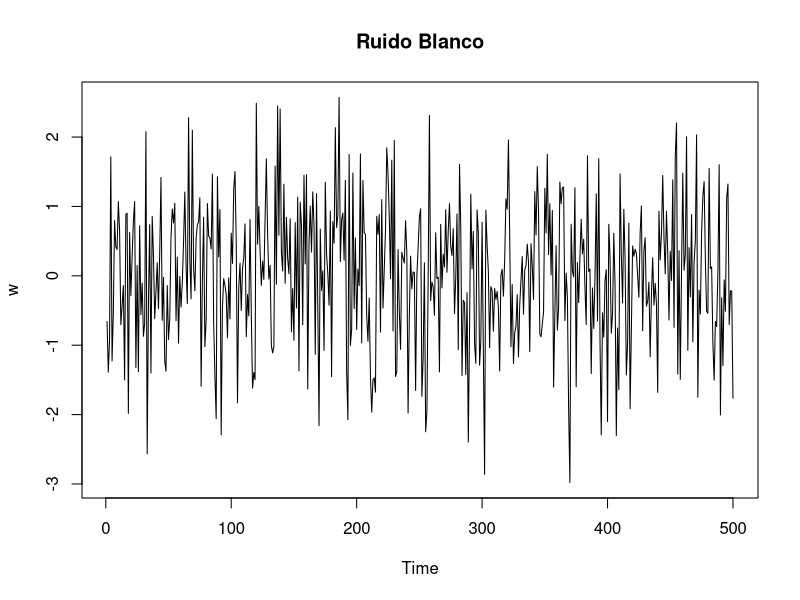
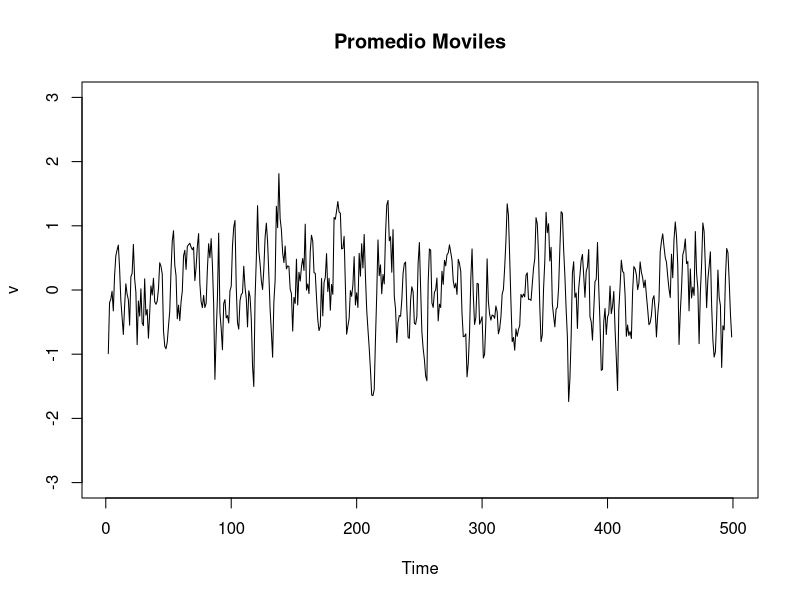
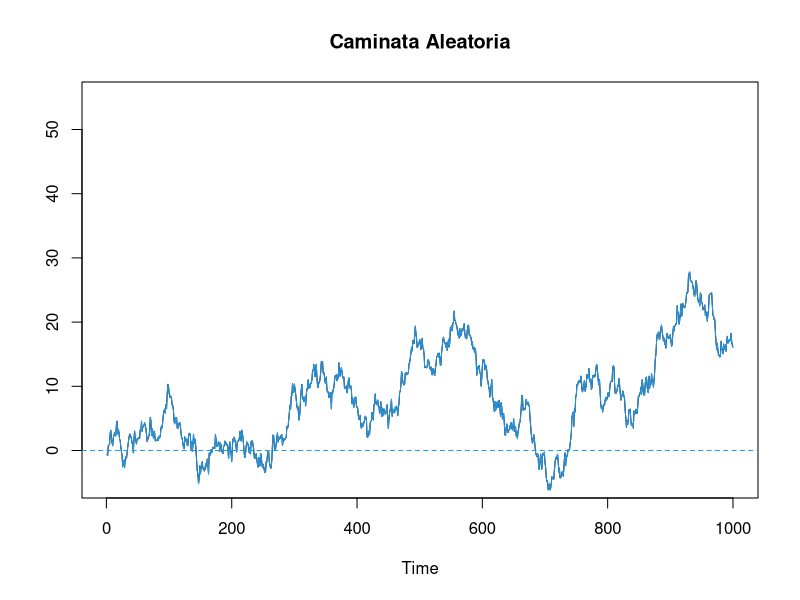
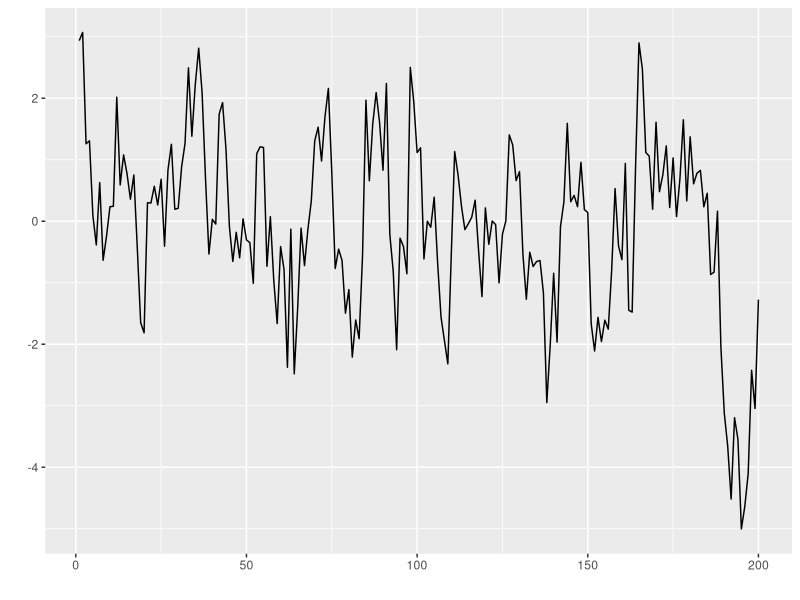
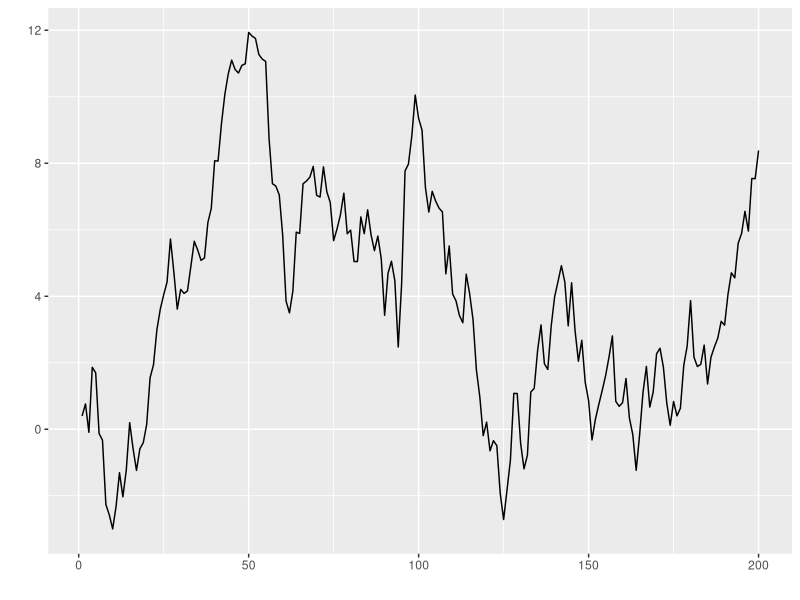
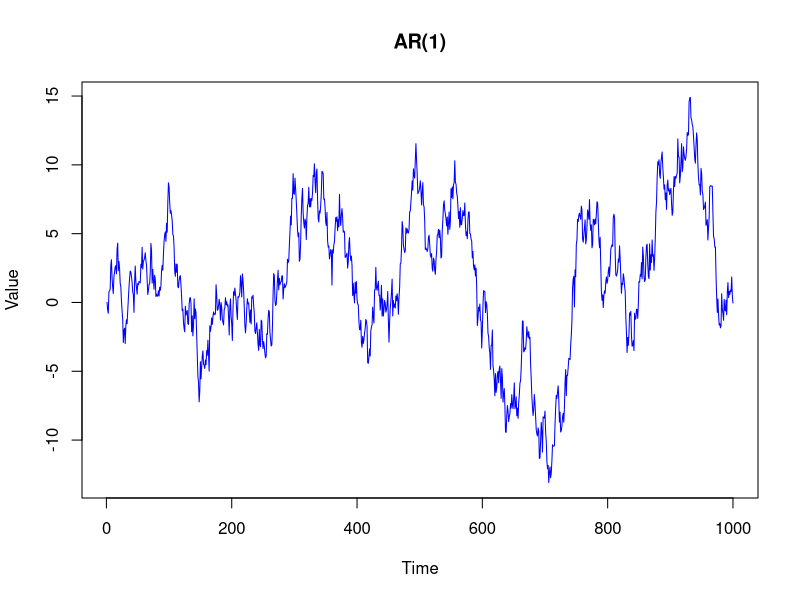
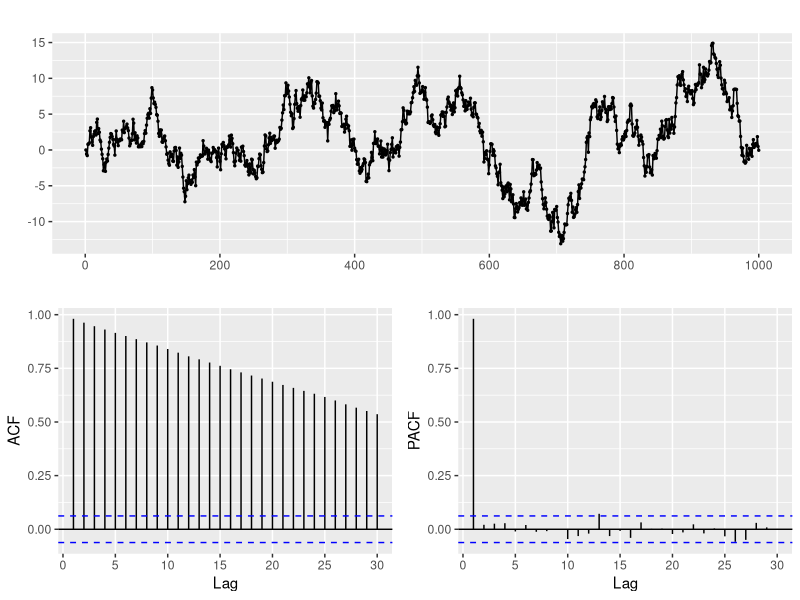
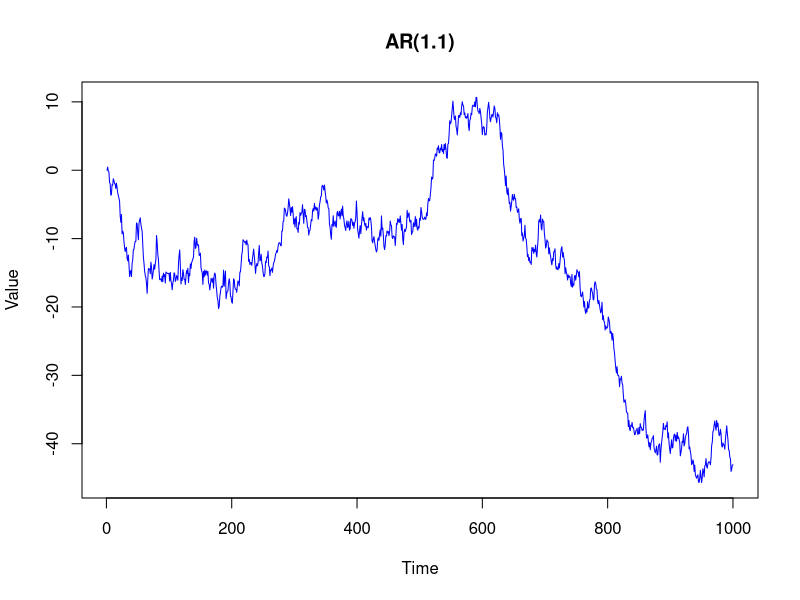

These figures' R source, in order:
library(forecast)##Pred)
library(tseries)##Objeto ts
library(ggplot2)
library(ggfortify)
library(quantmod)#jalar datos de la bolsa
library(caTools)
library(Metrics)
library(tidyverse)

##Ruido Blanco

w = rnorm(500,0,1)
plot.ts(w, main="Ruido Blanco")


###Ruido blanco con sigma 
##Moving Average
v = stats::filter(w, sides=2, filter=rep(1/3,3))
plot.ts(v, ylim=c(-3,3), main="Promedio Moviles")


##Caminata
set.seed(123)
w = rnorm(1000)
x = cumsum(w) 
plot.ts(x, ylim=c(-5,55), main="Caminata Aleatoria", ylab='')
lines(x, col=4); abline(h=0, col=4, lty=2)

###Ar(1)

ar_1<-arima.sim(list(order = c(1, 0, 0), ar=c(.8)),n = 200)
autoplot(ar_1)



# Con phi = 1 el proceso ya no es estacionario: arima.sim() se niega a simularlo
# ('ar' part of model is not stationary). Es una caminata aleatoria:
ar_2<-ts(cumsum(rnorm(200)))
autoplot(ar_2)


####Ar1 

set.seed(123) 
n <- 1000
x <- numeric(n)
x[1] <- 0 
phi1 <- .99
for (i in 2:n) {
  x[i] <- phi1 * x[i-1] + rnorm(1, mean = 0, sd = 1) # Add random noise
}


###A time series

Ar_1_1<- ts(x)
plot(Ar_1_1, main = "AR(1)",
     xlab = "Time", ylab = "Value", col = "blue")
ggtsdisplay(Ar_1_1)


####Ar1 raiz unica

set.seed(1233) 
n <- 1000
y <- numeric(n)
y[1] <- 0 
phi1 <- 1
for (i in 2:n) {
  y[i] <- phi1 * y[i-1] + rnorm(1, mean = 0, sd = 1) # Add random noise
}

Ar_1_2<- ts(y)
plot(Ar_1_2, main = "AR(1.1)",
     xlab = "Time", ylab = "Value", col = "blue")
ggtsdisplay(Ar_1_2)
